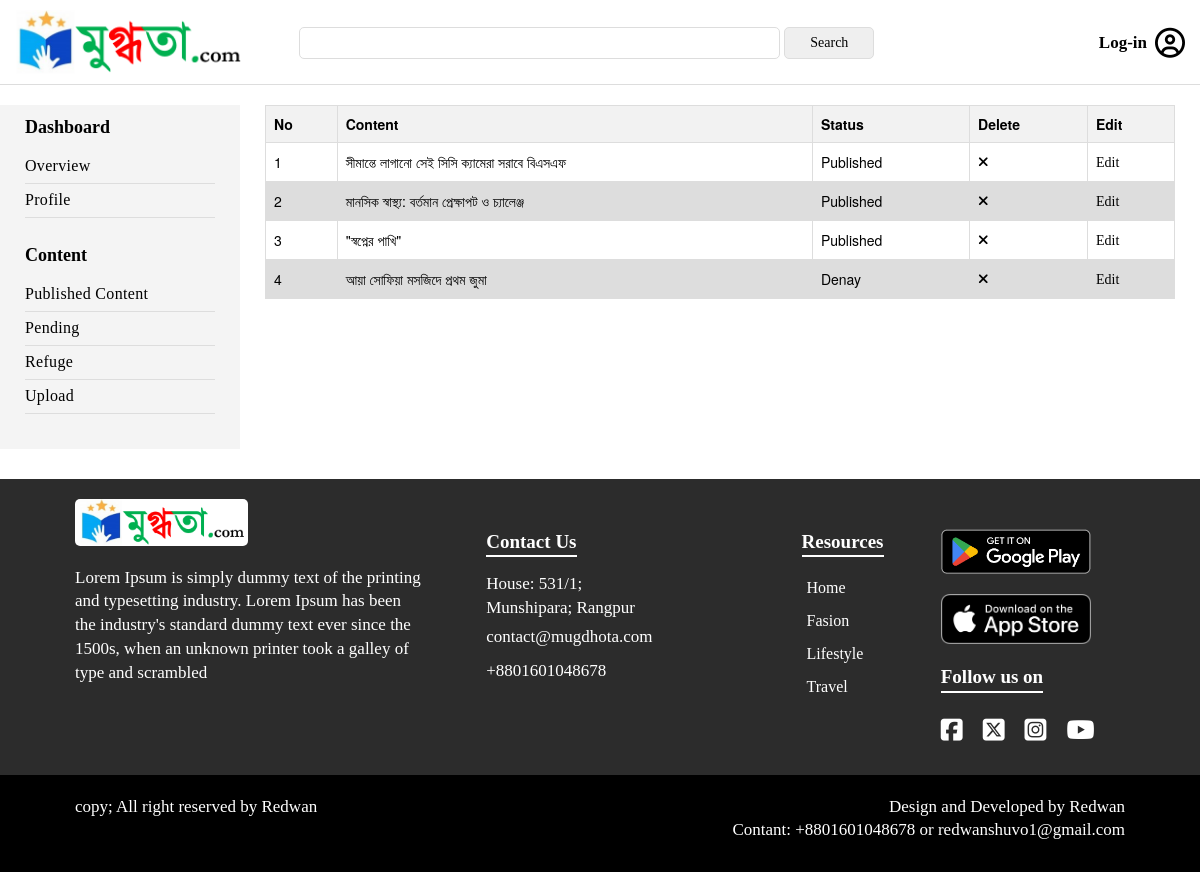
Page /user/all-content/admin/ on the committed database.
### content/models.py (models this page shows, shortened)
class Content(models.Model):
    category = models.ForeignKey(Category, on_delete=models.PROTECT, blank=False)
    sub_category = models.ForeignKey(SubCategory, on_delete=models.PROTECT, blank=False)
    title = models.CharField(max_length=255, blank=False)
    slug = models.CharField(max_length=255, unique=True, blank=True, null=True)
    author = models.CharField(max_length=255, default="Mugdhota", blank=False)
    content = RichTextUploadingField()
    feature_image = models.ImageField(upload_to='medical_image', blank=True)
    writer = models.ForeignKey(User, on_delete=models.CASCADE, blank=True, null=True)
    approved_by = models.CharField(max_length=255, default="Mugdhota")
    create_at = models.DateTimeField(auto_now_add=True)
    update_at = models.DateTimeField(auto_now=True)
    views = models.IntegerField(default=1)
    status = models.ForeignKey(ContentStatus, on_delete=models.CASCADE, blank=True, null=True, default=2)
    tags = models.ManyToManyField(Tag, blank=True)
    reviewed_by = models.CharField(max_length=255, blank=True, null=True)

class ContentStatus(models.Model):
    name = models.CharField(max_length=255, blank=False)
    def __str__(self):
        return self.name

### User/views.py (the view)
# urls.py: path('all-content/<str:username>/', views.user_total_content, name='user_total_content'),
def user_total_content(request, username):
    user = get_object_or_404(User, username=username)
    all_posts = Content.objects.filter(writer=user)
    context = {
        'user': user,
        'all_posts': all_posts,
    }
    return render(request, 'total_contents.html', context)

### User/templates/total_contents.html (shortened to what this page needs)
{% extends 'm_main.html' %}
{% load static %}
{% block content %}
<div class="container_full">
    <div class="container" style="width:100%">
        <div class="cnt_management_page flex">
            <div class="writer_menu width_20">
                {% include 'user_nav.html' %}
            </div>
            <div class="user_profile_section width_80">
                <div class="user_profile">
                    <div class="user_content" style="width:100%;">
                        <table>
                            <tr>
                                <th>No</th>
                                <th>Content</th>
                                <th>Status</th>
                                <th>Delete</th>
                                <th>Edit</th>
                            </tr>
                            {% for post in all_posts %}
                                <tr>
                                    <td>{{ forloop.counter }}</td>
                                    <td>{{ post.title }}</td>
                                    <td>{{ post.status }}</td>
                                    <td><a href="{% url 'deletecontent' post.slug %}"><i class="fa-solid fa-xmark"></i></a></td>
                                    <td><a href="{% url 'edit_art_content' post.slug %}">Edit</a></td>
                                </tr>
                            {% endfor %}
                        </table>
                    </div>
                </div>
            </div>
        </div>
    </div>
</div>
{% endblock content %}

### static/style.css (style rules this page uses)
* { margin:0;padding:0 }
a { text-decoration:none;font-family: 'Kalpurush', 'Bangla', 'Baloo Da 2';color:black; }
body { font-family: SolaimanLipi, Bangla, Baloo Da 2, georgian, Arial, Vrinda, FallbackBengaliFont, Helvetica, sans-serif !important; color: black; }
.container_full { padding:20px 0 30px 0; }
.container { width: 1050px; padding: 0; }

### static/cmn-style.css (style rules this page uses)
.flex { display: flex; }
.width_20 { width: 20%; }
.width_80 { width: 80%; }

### rows in the picture
Content: title "সীমান্তে লাগানো সেই সিসি ক্যামেরা সরাবে বিএসএফ", status "Published"
Content: title "মানসিক স্বাস্থ্য: বর্তমান প্রেক্ষাপট ও চ্যালেঞ্জ", status "Published"
Content: title "\"স্বপ্নের পাখি\"", status "Published"
Content: title "আয়া সোফিয়া মসজিদে প্রথম জুমা", status "Denay"
